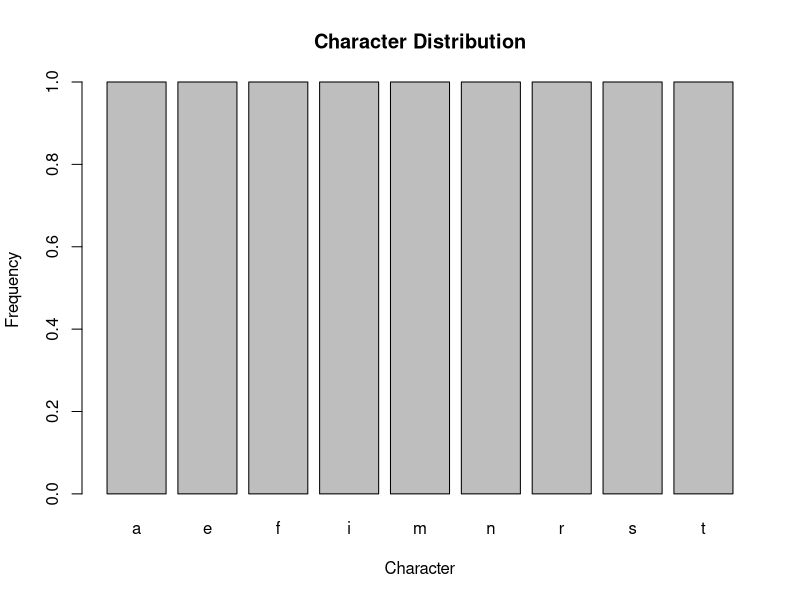
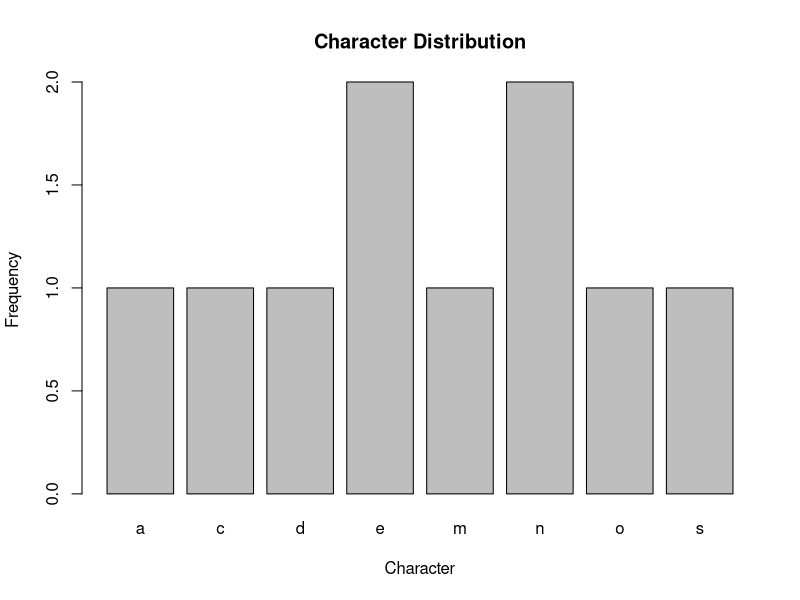
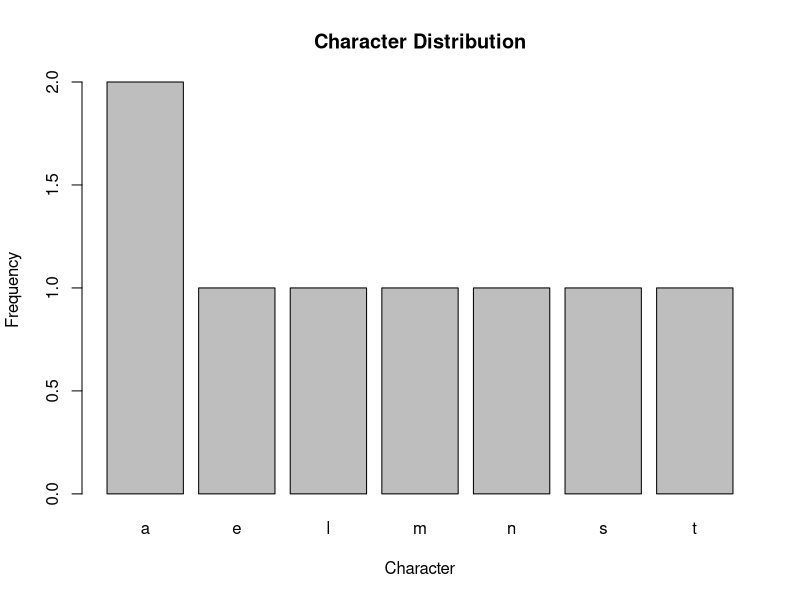

Source code (R) for these figures, in order:
character_histogram <- function(string) {
  string <- tolower(string)
  char_counts <- table(strsplit(string, NULL)[[1]])
  barplot(char_counts, main = "Character Distribution",
          xlab = "Character", ylab = "Frequency")
}
character_histogram("FirstName")
character_histogram("SecondName")
character_histogram("LastName")